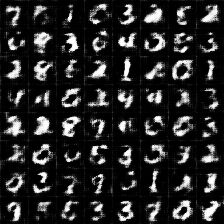
#> input picture samples/train_00_0099.png, 224 x 224 px; its folder holds only this picture in this run
$ python sp.py
#> lines starting #> are read from the running program, lines starting #| are printed output that depends on the picture
from PIL import Image
import glob

def fill_image(image):
    width, height = image.size
    print(width, height)

    new_image_length = width if width > height else height

    print(new_image_length)

    # new_image = Image.new(image.mode, (new_image_length, new_image_length), color='white')
    new_image = Image.new(
        image.mode,
        (new_image_length,
         new_image_length),
        color='white')

    if width > height:

        new_image.paste(image, (0, int((new_image_length - height) / 2)))
    else:
        new_image.paste(image, (int((new_image_length - width) / 2), 0))
    return new_image


def cut_image(image):
    width, height = image.size
    item_width = int(width / 8)
    box_list = []
    count = 0
    for j in range(0, 8):
        for i in range(0, 8):
            count += 1
            box = (
                i * item_width,
                j * item_width,
                (i + 1) * item_width,
                (j + 1) * item_width)
            box_list.append(box)
    print(count)
    image_list = [image.crop(box) for box in box_list]
    return image_list


def save_images(filename, image_list):
    index = 1
    for image in image_list:
        image.save('result/' + filename + '.' + str(index) + '.png')
        index += 1


if __name__ == '__main__':
    for img in glob.glob('samples/*'):
        file_path = img
        # 打开图像
        image = Image.open(file_path)
#> image is the input picture: PIL image 224x224 L; min 0, max 255, mean 39.4
        # 将图像转为正方形，不够的地方补充为白色底色
        # image = fill_image(image)
        # 分为图像
        image_list = cut_image(image)
#| 64
#> in cut_image, `image_list = [image.crop(box) for box in box_list]`: image_list = 64 items
#> image_list = 64 items
        # 保存图像
        img = img.split('/')[1].split('.')[0]
        save_images(img, image_list)
#> the loop in save_images, `for image in image_list:` made 64 passes
#> pass 1, in save_images, `image.save('result/' + filename + '.' + str(index) + '.png')`:
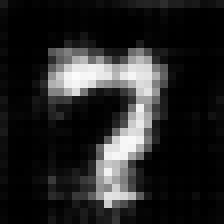
#> saved as train_00_0099.1.png: PIL image 28x28 L (shown 8 times larger); min 0, max 252, mean 37
#> pass 2, in save_images, `image.save('result/' + filename + '.' + str(index) + '.png')`:
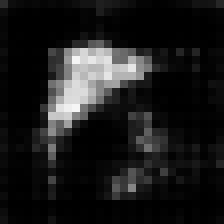
#> saved as train_00_0099.2.png: PIL image 28x28 L (shown 8 times larger); min 0, max 246, mean 26.9
#> after the loop in save_images, `for image in image_list:`: index = 65

$ run again, on samples/train_00_0499.png
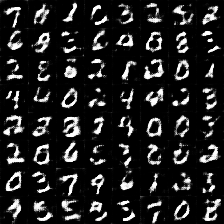
#> input picture samples/train_00_0499.png, 224 x 224 px
#> image is the input picture: PIL image 224x224 L; min 0, max 255, mean 35.1
#| 64
#> in cut_image, `image_list = [image.crop(box) for box in box_list]`: image_list = 64 items
#> the loop in save_images, `for image in image_list:` made 64 passes
#> pass 1, in save_images, `image.save('result/' + filename + '.' + str(index) + '.png')`:
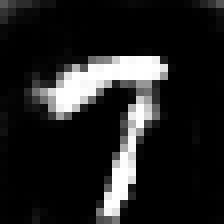
#> saved as train_00_0499.1.png: PIL image 28x28 L (shown 8 times larger); min 0, max 255, mean 33.1
#> pass 2, in save_images, `image.save('result/' + filename + '.' + str(index) + '.png')`:
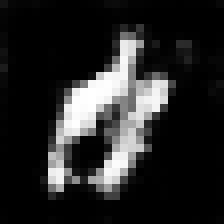
#> saved as train_00_0499.2.png: PIL image 28x28 L (shown 8 times larger); min 0, max 255, mean 38.2
#> after the loop in save_images, `for image in image_list:`: index = 65

$ run again, on samples/train_00_0599.png
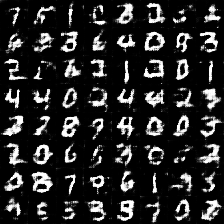
#> input picture samples/train_00_0599.png, 224 x 224 px
#> image is the input picture: PIL image 224x224 L; min 0, max 255, mean 40.9
#| 64
#> in cut_image, `image_list = [image.crop(box) for box in box_list]`: image_list = 64 items
#> the loop in save_images, `for image in image_list:` made 64 passes
#> pass 1, in save_images, `image.save('result/' + filename + '.' + str(index) + '.png')`:
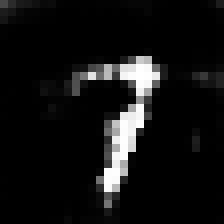
#> saved as train_00_0599.1.png: PIL image 28x28 L (shown 8 times larger); min 0, max 255, mean 18.5
#> pass 2, in save_images, `image.save('result/' + filename + '.' + str(index) + '.png')`:
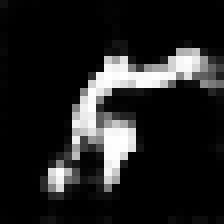
#> saved as train_00_0599.2.png: PIL image 28x28 L (shown 8 times larger); min 0, max 255, mean 33
#> after the loop in save_images, `for image in image_list:`: index = 65

$ run again, on samples/train_00_0699.png
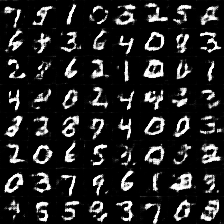
#> input picture samples/train_00_0699.png, 224 x 224 px
#> image is the input picture: PIL image 224x224 L; min 0, max 255, mean 36.8
#| 64
#> in cut_image, `image_list = [image.crop(box) for box in box_list]`: image_list = 64 items
#> the loop in save_images, `for image in image_list:` made 64 passes
#> pass 1, in save_images, `image.save('result/' + filename + '.' + str(index) + '.png')`:
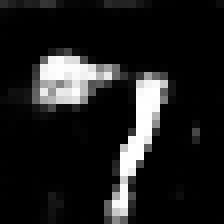
#> saved as train_00_0699.1.png: PIL image 28x28 L (shown 8 times larger); min 0, max 255, mean 29.5
#> pass 2, in save_images, `image.save('result/' + filename + '.' + str(index) + '.png')`:
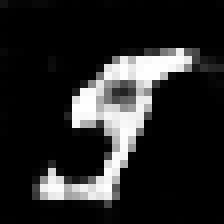
#> saved as train_00_0699.2.png: PIL image 28x28 L (shown 8 times larger); min 0, max 255, mean 37.1
#> after the loop in save_images, `for image in image_list:`: index = 65

$ run again, on samples/train_00_0199.png
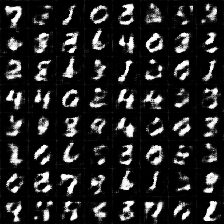
#> input picture samples/train_00_0199.png, 224 x 224 px
#> image is the input picture: PIL image 224x224 L; min 0, max 255, mean 37.2
#| 64
#> in cut_image, `image_list = [image.crop(box) for box in box_list]`: image_list = 64 items
#> the loop in save_images, `for image in image_list:` made 64 passes
#> pass 1, in save_images, `image.save('result/' + filename + '.' + str(index) + '.png')`:
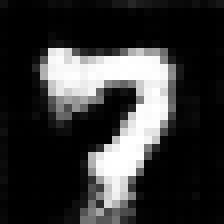
#> saved as train_00_0199.1.png: PIL image 28x28 L (shown 8 times larger); min 0, max 255, mean 52.7
#> pass 2, in save_images, `image.save('result/' + filename + '.' + str(index) + '.png')`:
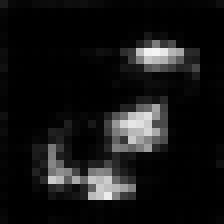
#> saved as train_00_0199.2.png: PIL image 28x28 L (shown 8 times larger); min 0, max 245, mean 20.9
#> after the loop in save_images, `for image in image_list:`: index = 65
